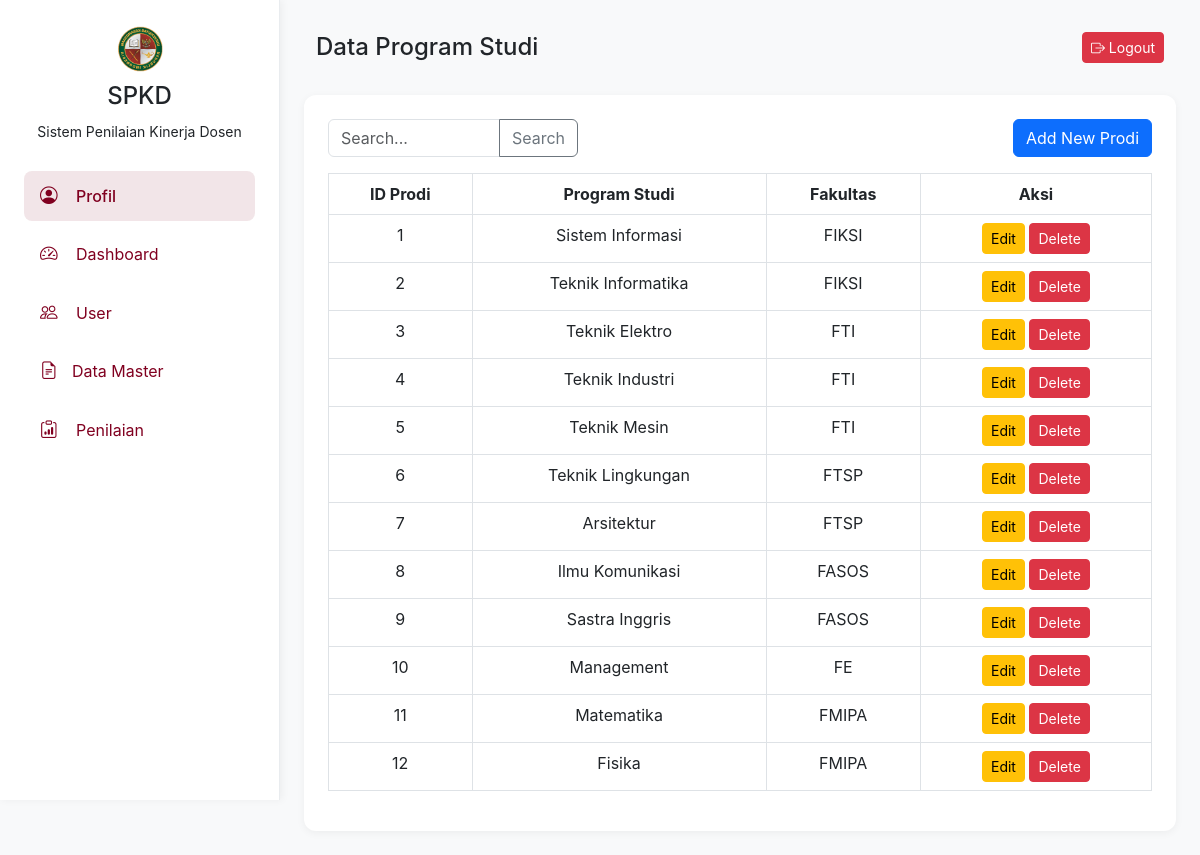
The app's page /spkd/backend/program-studi.php with its own data.
### tables this page shows
CREATE TABLE `master_prodi` (
  `id_prodi` int(11) NOT NULL,
  `nama_prodi` varchar(100) NOT NULL,
  `id_fakultas` int(100) NOT NULL
);

CREATE TABLE `fakultas` (
  `id_fakultas` int(11) NOT NULL,
  `nama_fakultas` varchar(100) NOT NULL
);

### spkd/backend/program-studi.php (the view, shortened to what this page needs)
<!DOCTYPE html>
<html lang="id">
<head>
    <link href="https://cdn.jsdelivr.net/npm/bootstrap@5.3.0/dist/css/bootstrap.min.css" rel="stylesheet">
    <link rel="stylesheet" href="https://cdn.jsdelivr.net/npm/bootstrap-icons@1.11.3/font/bootstrap-icons.min.css">
</head>
<body>
    <div class="sidebar">
        <div class="text-center mb-4">
            <img src="assets/logo.png" alt="Logo SPKD" width="50">
            <h4 class="mt-2">SPKD</h4>
            <small>Sistem Penilaian Kinerja Dosen</small>
        </div>
        <nav class="nav flex-column">
            <a class="nav-link active" href="profil-upm.html">
                <i class="bi bi-person-circle"></i> Profil
            </a>
            <a class="nav-link" href="halaman-upm.php">
                <i class="bi bi-speedometer2"></i> Dashboard
            </a>
            <a class="nav-link" href="data-user.php">
                <i class="bi bi-people"></i> User
            </a>
            <a class="nav-link" data-bs-toggle="collapse" href="#dataMaster" role="button" aria-expanded="false" aria-controls="dataMaster">
                <i class="bi bi-file-earmark-text me-2"></i>Data Master
            </a>
            <a class="nav-link" href="halaman-penilaian.html">
                <i class="bi bi-clipboard-data"></i> Penilaian
            </a>
        </nav>
    </div>
    <?php include 'db_connection.php'; ?>
    <div class="content">
        <nav class="navbar navbar-expand-lg">
            <div class="container-fluid">
                <h4 class="mb-0">Data Program Studi</h4>
                <div class="user-info ms-auto">
                    <a href="login.html" class="btn btn-danger btn-sm">
                        <i class="bi bi-box-arrow-right"></i> Logout
                    </a>
                </div>
            </div>
        </nav>
        <div class="form-section mt-4">
            <div class="d-flex justify-content-between mb-3">
                <div class="input-group" style="width: 250px;">
                    <input type="text" class="form-control" id="searchInput" placeholder="Search..." aria-label="Search" style="height: 38px;">
                    <button class="btn btn-outline-secondary" type="button" id="searchButton">Search</button>
                </div>
                <a href="add_prodi.php" class="btn btn-primary">Add New Prodi</a>
            </div>
            <div class="table-responsive">
                <table class="table table-bordered" id="master_prodiTable">
                    <thead>
                        <tr class="text-center">
                            <th>ID Prodi</th>
                            <th>Program Studi</th>
                            <th>Fakultas</th>
                            <th>Aksi</th>
                        </tr>
                    </thead>
                    <tbody>
                    <?php
                    $sql = "SELECT mp.id_prodi, mp.nama_prodi, f.nama_fakultas
                            FROM master_prodi mp
                            JOIN fakultas f ON mp.id_fakultas = f.id_fakultas";
                    $result = $conn->query($sql);
                    if ($result) {
                        if ($result->num_rows > 0) {
                            while ($row = $result->fetch_assoc()) {
                                echo "<tr class='text-center'>
                                        <td>{$row['id_prodi']}</td>
                                        <td>{$row['nama_prodi']}</td>
                                        <td>{$row['nama_fakultas']}</td>
                                        <td>
                                            <a href='update_prodi.php?id={$row['id_prodi']}' class='btn btn-warning btn-sm'>Edit</a>
                                            <a href='delete_prodi.php?id={$row['id_prodi']}' class='btn btn-danger btn-sm'>Delete</a>
                                        </td>
                                      </tr>";
                            }
                        } else {
                            echo "<tr><td colspan='5' class='text-center'>No users found</td></tr>";
                        }
                    } else {
                        echo "<tr><td colspan='5' class='text-center'>Error fetching user data</td></tr>";
                    }
                    ?>
                    </tbody>
                </table>
            </div>
        </div>
    </div>
</body>
</html>

### spkd/backend/program-studi.php (style rules this page uses)
:root { --primary-color: #800020; --secondary-color: #5e0b08; --accent-color: #d7a29e; --background-color: #f8f9fa; }
body { font-family: 'Inter', system-ui, -apple-system, sans-serif; background-color: var(--background-color); min-height: 100vh; display: flex; margin: 0; }
.sidebar { width: 280px; background-color: white; padding: 1.5rem; border-right: 1px solid #e9ecef; height: 100vh; box-shadow: 2px 0 8px rgba(0,0,0,0.05); }
.sidebar .nav-link { display: flex; align-items: center; padding: 0.75rem 1rem; margin: 0.25rem 0; color: var(--primary-color); text-decoration: none; border-radius: 8px; transition: all 0.2s ease; }
.sidebar .nav-link.active { background-color: rgba(128, 0, 32, 0.1); font-weight: 500; }
.sidebar .nav-link i { width: 24px; margin-right: 0.75rem; font-size: 1.1rem; }
.content { flex-grow: 1; padding: 1.5rem; }
.form-section { background-color: white; border-radius: 12px; padding: 1.5rem; box-shadow: 0 2px 8px rgba(0,0,0,0.05); }

### records on screen
master_prodi: id_prodi "1", nama_prodi "Sistem Informasi", id_fakultas.nama_fakultas "FIKSI"
master_prodi: id_prodi "2", nama_prodi "Teknik Informatika", id_fakultas.nama_fakultas "FIKSI"
master_prodi: id_prodi "3", nama_prodi "Teknik Elektro", id_fakultas.nama_fakultas "FTI"
master_prodi: id_prodi "4", nama_prodi "Teknik Industri", id_fakultas.nama_fakultas "FTI"
master_prodi: id_prodi "5", nama_prodi "Teknik Mesin", id_fakultas.nama_fakultas "FTI"
master_prodi: id_prodi "6", nama_prodi "Teknik Lingkungan", id_fakultas.nama_fakultas "FTSP"
master_prodi: id_prodi "7", nama_prodi "Arsitektur", id_fakultas.nama_fakultas "FTSP"
master_prodi: id_prodi "8", nama_prodi "Ilmu Komunikasi", id_fakultas.nama_fakultas "FASOS"
master_prodi: id_prodi "9", nama_prodi "Sastra Inggris", id_fakultas.nama_fakultas "FASOS"
master_prodi: id_prodi "10", nama_prodi "Management", id_fakultas.nama_fakultas "FE"
master_prodi: id_prodi "11", nama_prodi "Matematika", id_fakultas.nama_fakultas "FMIPA"
master_prodi: id_prodi "12", nama_prodi "Fisika", id_fakultas.nama_fakultas "FMIPA"
